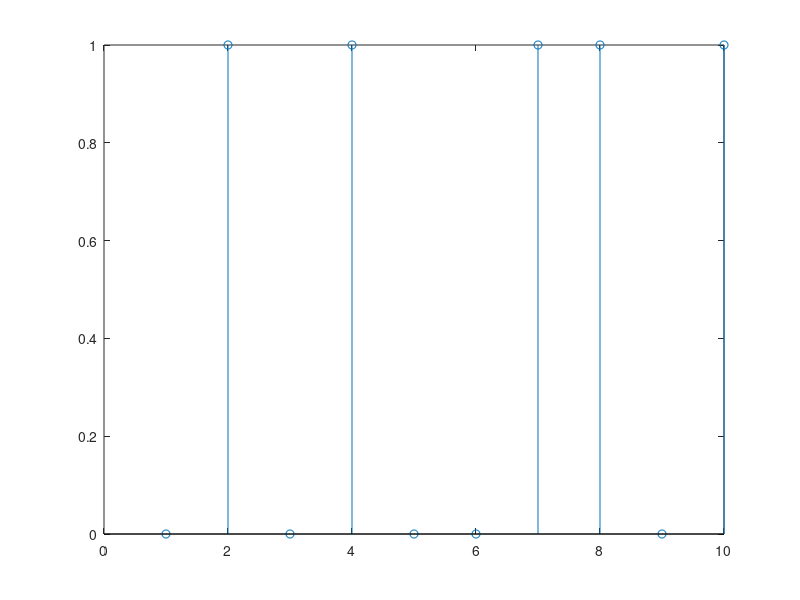
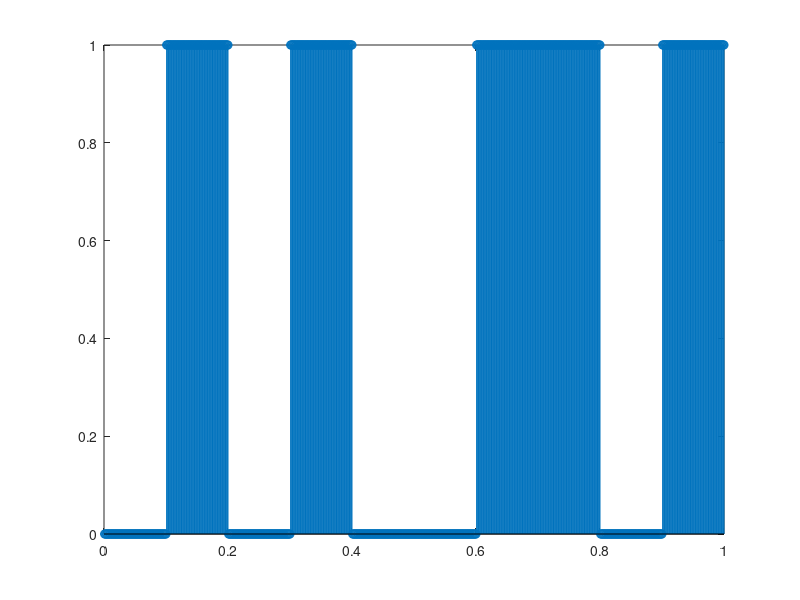
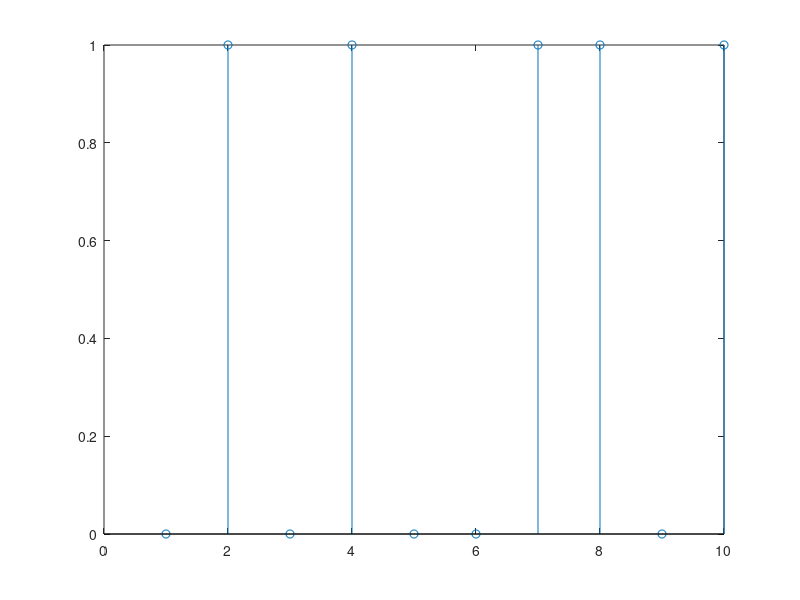

Source code (MATLAB) for these figures, in order:
%Suppose wee have a digital signal. Then it is in the form of a discrete sequence of 0s and 1s.
%eg: [0 1 1 0 1 0 0 0 1] etc
%Electrically, it exists as pulses. a high voltage, say 1V for 1 and 0V for 0.
%Each pulse lasts for a finite duration. So let us represent a sequence as an electric signal.
%Once again, you are welcome to implement all these using loops, but these vectorised forms are quicker due to internal parallelizations in MATLAB.
ta = 0.1;            % Pulse duration is 0.1 s
m  = [0 1 0 1 0 0 1 1 0 1];  % Our digital sequence
figure(1)
stem(m);

% Let us create a vector of time values:
dt = 0.001;           % Our Sampling Period

% The signal lasts from 0 to ta*(sequence size) seconds.
t = dt:dt:ta*size(m, 2);

% Now all time points, t from k*ta to (k+1)*ta must have the value m(k+1) thus,
% t/ta lies from k to k+1. hence, ceil(t/ta) = k+1 if we choose to sacrifice single
% value at t = k*ta.
s = m(ceil(t/ta));
figure(2)
plot(t, s);
% For better visualisation:
stem(t, s);


%Now, let us reconstruct out original message from the given electrical signal. To do that we need to only sample values from each pulse. Let us take the middle value of each pulse.

% starting from the first sample at ta/2 we take a gap of ta until the end.
sampling_times = ta/2:ta:ta*size(m, 2);

% in actual vector s, the time 't' corresponds to the index t/dt.
m_reconstructed = s(floor(sampling_times/dt));
figure(3)
stem(m_reconstructed);

%I recommend you to practice these manually in your normal environment. You can also make a matlab script file (recommended) to do so.